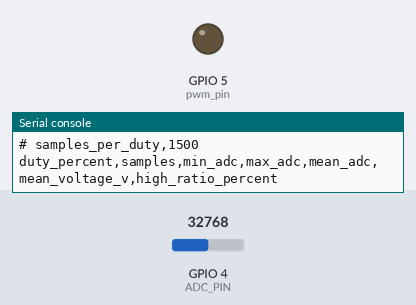
Bench run of a program on a simulated ESP32 board running MicroPython. Parts: output pins drawn as LEDs (lit = HIGH), the last lines printed to the serial console. Inputs (shaded band) come from the test bench; at power-on: GPIO 4 (ADC_PIN) = 32768 (analog values on the 0–65535 scale). At 8.8 s the program stops and its outputs stay as they are.

Above: at 0.1 s.
At 1.8 s:
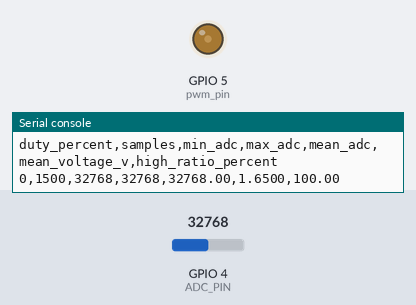
At 3.6 s:
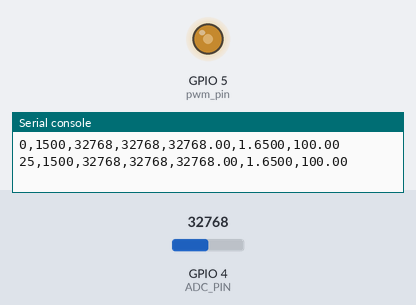
At 7.1 s:
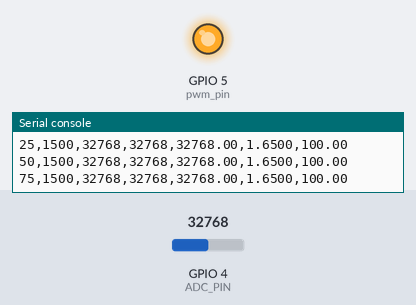
Timing chart, 0 to 10.3 s (numbered marks = the images above):
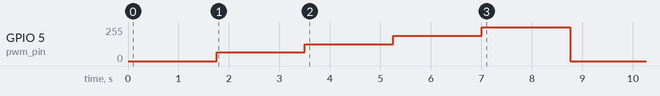

The program:

09_pwm_adc_loopback_stats.py
```python
import time
import machine

PWM_PIN = 5
ADC_PIN = 4
PWM_FREQ = 1000
SAMPLES = 1500
THRESHOLD = 30000

adc = machine.ADC(machine.Pin(ADC_PIN))
try:
    adc.atten(machine.ADC.ATTN_11DB)
except Exception:
    pass

pwm_pin = machine.Pin(PWM_PIN, machine.Pin.OUT)
pwm = machine.PWM(pwm_pin, freq=PWM_FREQ, duty_u16=0)

print("# board-only PWM to ADC loopback statistics")
print("# wiring: GPIO%d -> GPIO%d" % (PWM_PIN, ADC_PIN))
print("# pwm_freq_hz,%d" % PWM_FREQ)
print("# samples_per_duty,%d" % SAMPLES)
print("duty_percent,samples,min_adc,max_adc,mean_adc,mean_voltage_v,high_ratio_percent")

try:
    for duty_percent in (0, 25, 50, 75, 100):
        pwm.duty_u16(int(65535 * duty_percent / 100))
        time.sleep_ms(100)

        total = 0
        high = 0
        min_v = 65535
        max_v = 0
        delay = 37

        for _ in range(SAMPLES):
            raw = adc.read_u16()
            total += raw
            if raw > THRESHOLD:
                high += 1
            if raw < min_v:
                min_v = raw
            if raw > max_v:
                max_v = raw

            # Vary the sampling phase to avoid locking to the PWM period.
            delay = ((delay * 73 + 19) % 211) + 20
            time.sleep_us(delay)

        mean_adc = total / SAMPLES
        mean_v = mean_adc * 3.3 / 65535
        high_ratio = 100.0 * high / SAMPLES
        print(
            "%d,%d,%d,%d,%.2f,%.4f,%.2f"
            % (duty_percent, SAMPLES, min_v, max_v, mean_adc, mean_v, high_ratio)
        )
finally:
    pwm.deinit()
    pwm_pin.off()
```

Measured:
- by itself, GPIO 5 (pwm_pin): 0/255 → 64/255 at 1.8 s, → 127/255 1.8 s later, → 191/255 1.8 s later, → 255/255 1.8 s later, … (5 changes in this stretch)
